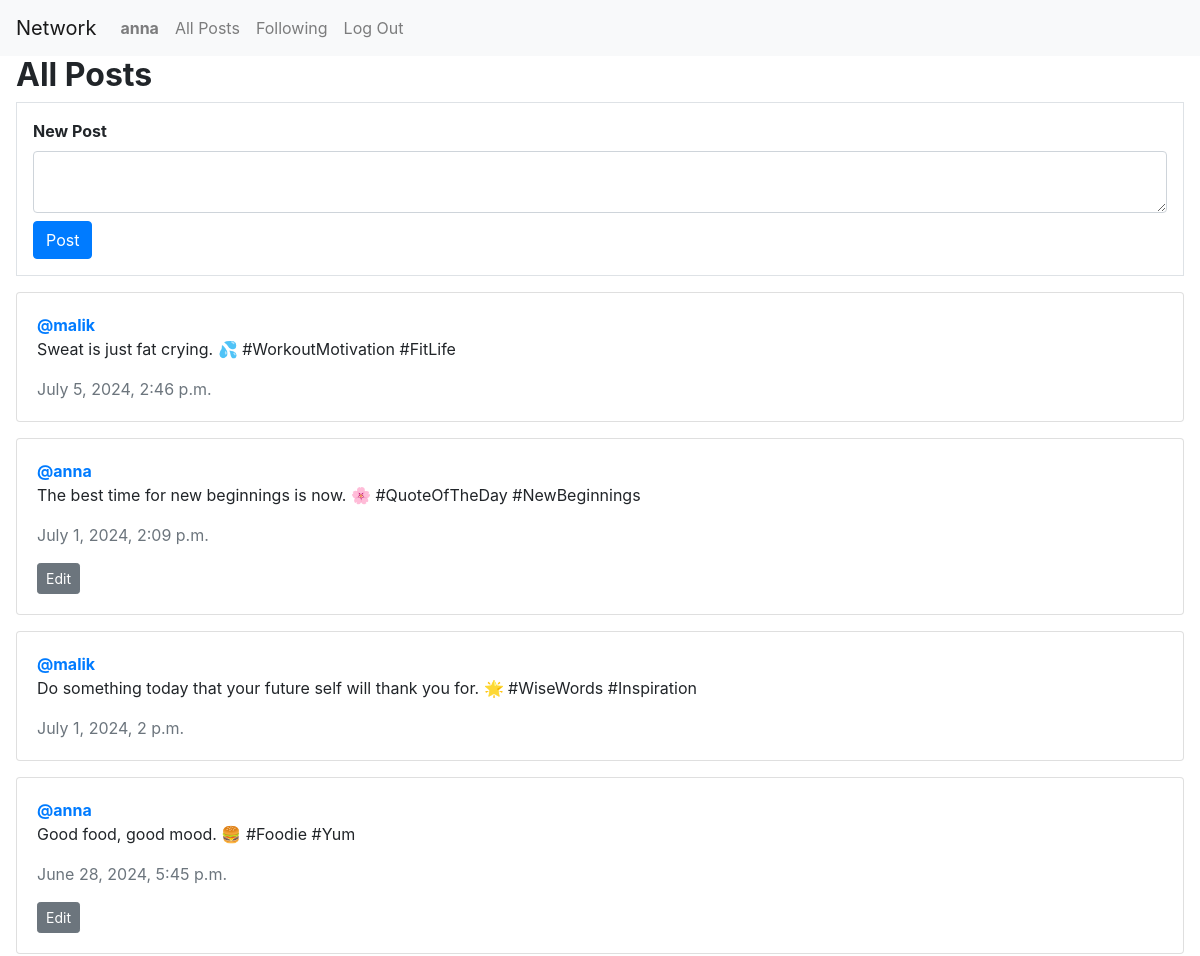
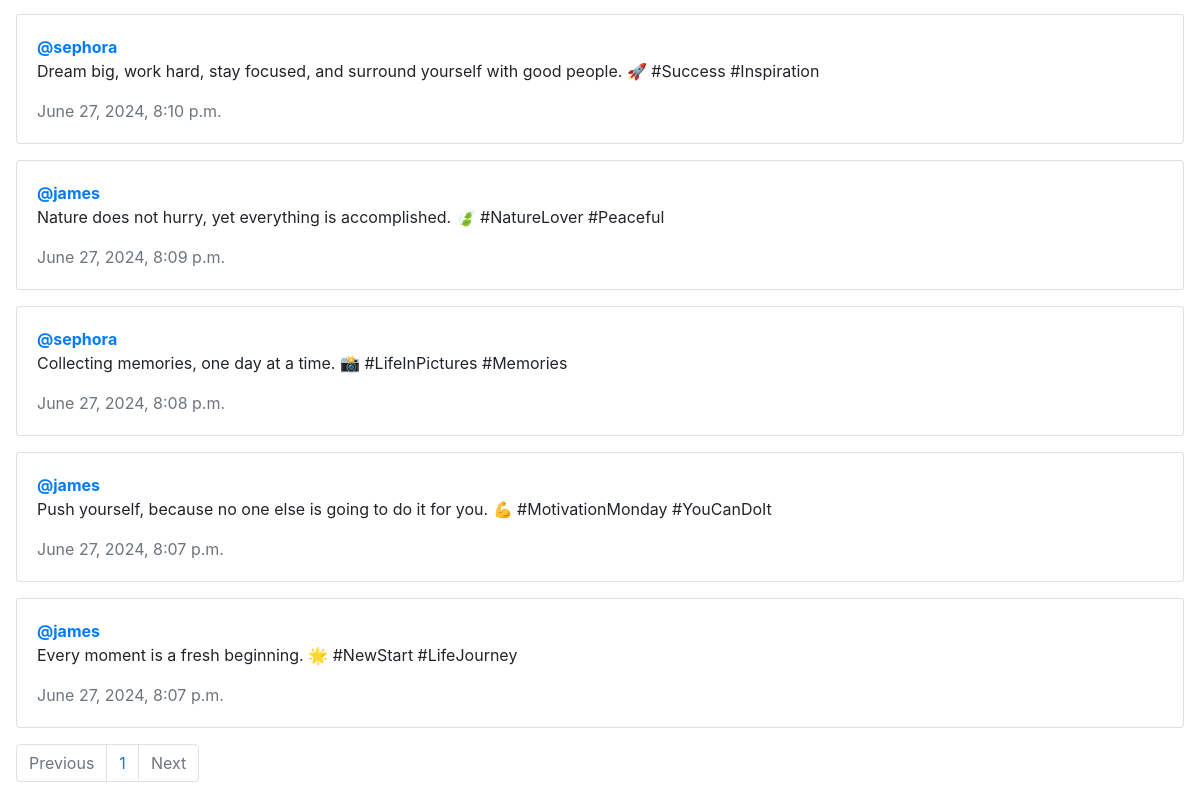
The app's page / (signed in) with its own data (2 pictures, top to bottom).
### network/models.py (models this page shows, shortened)
class User(AbstractUser):
    pass

class Post(models.Model):
    content = models.CharField(max_length=150)
    user = models.ForeignKey(User, on_delete=models.CASCADE, related_name="author")
    date = models.DateTimeField(auto_now_add=True)

### network/views.py (the view)
# urls.py: path("", views.index, name="index"),
def index(request):
    all_post = Post.objects.all().order_by('-date')
    paginator = Paginator(all_post, 10)
    page_number = request.GET.get('page')
    page_obj = paginator.get_page(page_number)
    if request.user.is_authenticated:
        return render(request, "network/index.html", {
            "page_obj": page_obj
        })
    else:
        return render(request, "network/login.html")

### network/templates/network/index.html (shortened to what this page needs)
{% extends "network/layout.html" %}
{% load static %}
{% block body %}
    <h2 class="mx-3"><strong>All Posts</strong></h2>
    <div class="mx-3 border" id="new_post_view">
        <div class="m-3">
            <form action="{% url 'new_post' %}" id="form-post" method="post">
                <div class="form-group">
                    <label><strong>New Post</strong></label>
                    <textarea class="form-control" name="content" id="form-content"></textarea>
                    <button class="btn btn-primary mt-2">Post</button>
                </div>
            </form>
        </div>
    </div>
    <div class="all_post mx-3 mt-3">
        {% for post in page_obj %}
        <div class="card mb-3">
            <div class="card-body">
              <a href="{% url 'profile' post.user.id %}"><strong>@{{ post.user }}</strong></a>
              <p class="card-text" id="content{{ post.id }}">{{ post.content }}</p>
              <p class="card-text text-muted">{{ post.date }}</p>
              {% if user == post.user %}
                <div class="d-flex align-items-center">
                    <button class="btn btn-secondary btn-sm" id="edit{{ post.id }}"  onclick="toggleBtn({{ post.id }})">Edit</button>
                </div>
              {% endif %}
            </div>
          </div>
        {% endfor %}
    </div>
    <nav aria-label="Page navigation example">
        <ul class="pagination mx-3">
            {% if page_obj.has_previous %}
                <li class="page-item"><a class="page-link" href="?page={{ page_obj.previous_page_number }}">Previous</a></li>
            {% else %}
                <li class="page-item disabled"><span class="page-link">Previous</span></li>
            {% endif %}
            <span class="current">
                <li class="page-item page-link">{{ page_obj.number }}</li>
            </span>
            {% if page_obj.has_next %}
                <li class="page-item"><a class="page-link" href="?page={{ page_obj.next_page_number }}">Next</a></li>
            {% else %}
                <li class="page-item disabled"><span class="page-link">Next</span></li>
            {% endif %}
        </ul>
    </nav>
{% endblock %}

### network/templates/network/layout.html (shortened to what this page needs)
{% load static %}
<!DOCTYPE html>
<html lang="en">
    <head>
        <link rel="stylesheet" href="https://stackpath.bootstrapcdn.com/bootstrap/4.4.1/css/bootstrap.min.css">
        <link href="{% static 'network/styles.css' %}" rel="stylesheet">
    </head>
    <body>
        <nav class="navbar navbar-expand-lg navbar-light bg-light">
            <a class="navbar-brand" href="{% url 'index' %}">Network</a>
            <div>
              <ul class="navbar-nav mr-auto">
                {% if user.is_authenticated %}
                    <li class="nav-item">
                        <a class="nav-link" href="{% url 'profile' user_id=user.id %}"><strong>{{ user.username }}</strong></a>
                    </li>
                {% endif %}
                <li class="nav-item">
                  <a class="nav-link" href="{% url 'index' %}">All Posts</a>
                </li>
                {% if user.is_authenticated %}
                    <li class="nav-item">
                        <a class="nav-link" href="{% url 'following' %}">Following</a>
                    </li>
                    <li class="nav-item">
                        <a class="nav-link" href="{% url 'logout' %}">Log Out</a>
                    </li>
                {% endif %}
              </ul>
            </div>
          </nav>
        <div class="body">
            {% block body %}
            {% endblock %}
        </div>
    </body>
</html>

### records on screen
User: username "anna"
Post: user "malik", content "Sweat is just fat crying. 💦 #WorkoutMotivation #FitLife", date "July 5, 2024, 2:46 p.m."
Post: user "anna", content "The best time for new beginnings is now. 🌸 #QuoteOfTheDay #NewBeginnings", date "July 1, 2024, 2:09 p.m."
Post: user "malik", content "Do something today that your future self will thank you for. 🌟 #WiseWords #Inspiration", date "July 1, 2024, 2 p.m."
Post: user "anna", content "Good food, good mood. 🍔 #Foodie #Yum", date "June 28, 2024, 5:45 p.m."
Post: user "sephora", content "Dream big, work hard, stay focused, and surround yourself with good people. 🚀 #Success #Inspiration", date "June 27, 2024, 8:10 p.m."
Post: user "james", content "Nature does not hurry, yet everything is accomplished. 🍃 #NatureLover #Peaceful", date "June 27, 2024, 8:09 p.m."
Post: user "sephora", content "Collecting memories, one day at a time. 📸 #LifeInPictures #Memories", date "June 27, 2024, 8:08 p.m."
Post: user "james", content "Push yourself, because no one else is going to do it for you. 💪 #MotivationMonday #YouCanDoIt", date "June 27, 2024, 8:07 p.m."
Post: user "james", content "Every moment is a fresh beginning. 🌟 #NewStart #LifeJourney", date "June 27, 2024, 8:07 p.m."

### other values on screen
{{ page_obj.number }} "1"
